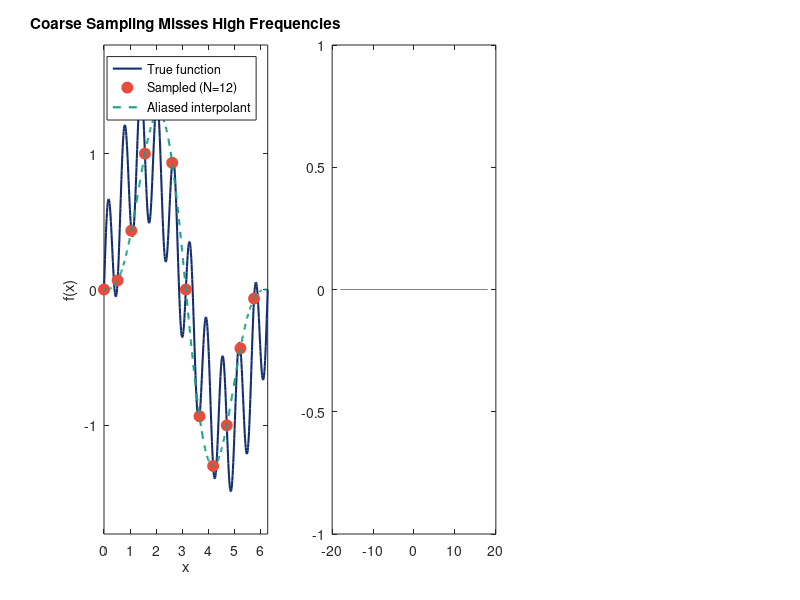

MATLAB code to generate this figure: (Note: this script raises an error after producing the figure.)
%% aliasing_demo.m
%
% Visualization of the aliasing phenomenon (Theorem 2: Poisson summation).
%
% When a function is sampled at N equispaced points, frequencies differing
% by multiples of N become indistinguishable. High frequencies "fold" onto
% low frequencies.
%
% Author: Dr. Denys Dutykh (Khalifa University, Abu Dhabi, UAE)
% Part of "Computational Etudes: A Spectral Approach"
% https://github.com/dutykh/computational-etudes

clear; close all; clc;

%% Configuration
% Colors
NAVY = [0.078 0.176 0.431];
CORAL = [0.906 0.298 0.235];
TEAL = [0.086 0.627 0.522];
PURPLE = [0.608 0.349 0.714];

% Output path
script_dir = fileparts(mfilename('fullpath'));
output_dir = fullfile(script_dir, '..', '..', '..', 'textbook', 'figures', 'ch06_smoothness', 'matlab');
output_file = fullfile(output_dir, 'aliasing_visualization.pdf');

if ~exist(output_dir, 'dir')
    mkdir(output_dir);
end

%% Create figure with 3 panels
fig = figure('Units', 'inches', 'Position', [1, 1, 12, 4]);

%% Panel 1: Coarse sampling misses oscillations
subplot(1, 3, 1);

% Function with low and high frequency content
f = @(x) sin(x) + 0.5 * sin(10*x);

x_fine = linspace(0, 2*pi, 500);
N_coarse = 12;
x_coarse = linspace(0, 2*pi, N_coarse+1);
x_coarse = x_coarse(1:end-1);

% Aliased interpolant: sin(10x) -> sin(10x - 12x) = sin(-2x)
f_aliased = @(x) sin(x) - 0.5 * sin(2*x);

plot(x_fine, f(x_fine), '-', 'Color', NAVY, 'LineWidth', 1.5, ...
     'DisplayName', 'True function');
hold on;
plot(x_coarse, f(x_coarse), 'o', 'Color', CORAL, 'MarkerSize', 8, ...
     'MarkerFaceColor', CORAL, 'DisplayName', sprintf('Sampled (N=%d)', N_coarse));
plot(x_fine, f_aliased(x_fine), '--', 'Color', TEAL, 'LineWidth', 1.5, ...
     'DisplayName', 'Aliased interpolant');

xlabel('x');
ylabel('f(x)');
title('Coarse Sampling Misses High Frequencies');
legend('Location', 'northeast', 'FontSize', 9);
xlim([0, 2*pi]);
ylim([-1.8, 1.8]);
box on;

%% Panel 2: Frequency folding schematic
subplot(1, 3, 2);

N = 12;
nyquist = N / 2;

% Frequency axis
plot([-18, 18], [0, 0], 'Color', [0.5 0.5 0.5], 'LineWidth', 0.5);
hold on;

% Nyquist boundaries
xline(-nyquist, '--', 'Color', [0.5 0.5 0.5], 'LineWidth', 1);
xline(nyquist, '--', 'Color', [0.5 0.5 0.5], 'LineWidth', 1);

% Shade resolved region
fill([-nyquist, nyquist, nyquist, -nyquist], [-0.8, -0.8, 0.8, 0.8], ...
     TEAL, 'FaceAlpha', 0.2, 'EdgeColor', 'none');
text(0, 0.6, {'Resolved', 'frequencies'}, 'HorizontalAlignment', 'center', ...
     'FontSize', 10, 'Color', TEAL);

% k=10 folds to k=-2
k_original = 10;
k_aliased = k_original - N;  % = -2
annotation('arrow', [0.55, 0.47], [0.65, 0.65], 'Color', CORAL, 'LineWidth', 2);
plot(k_original, 0.3, 'o', 'Color', CORAL, 'MarkerSize', 8, 'MarkerFaceColor', CORAL);
text(k_original, 0.45, sprintf('k=%d', k_original), 'HorizontalAlignment', 'center', ...
     'FontSize', 10, 'Color', CORAL);
text((k_original + k_aliased)/2, 0.5, 'folds to', 'HorizontalAlignment', 'center', ...
     'FontSize', 9, 'Color', CORAL);

% k=-10 folds to k=2
k_original2 = -10;
k_aliased2 = k_original2 + N;  % = 2
annotation('arrow', [0.45, 0.53], [0.35, 0.35], 'Color', PURPLE, 'LineWidth', 2);
plot(k_original2, -0.3, 'o', 'Color', PURPLE, 'MarkerSize', 8, 'MarkerFaceColor', PURPLE);
text(k_original2, -0.45, sprintf('k=%d', k_original2), 'HorizontalAlignment', 'center', ...
     'FontSize', 10, 'Color', PURPLE);

% Labels for boundaries
text(-nyquist, -0.7, {'-N/2', sprintf('=%d', -nyquist)}, 'HorizontalAlignment', 'center', ...
     'FontSize', 10, 'Color', [0.5 0.5 0.5]);
text(nyquist, -0.7, {'N/2', sprintf('=%d', nyquist)}, 'HorizontalAlignment', 'center', ...
     'FontSize', 10, 'Color', [0.5 0.5 0.5]);

xlabel('Wavenumber k');
title(sprintf('Frequency Folding (N=%d)', N));
xlim([-18, 18]);
ylim([-1, 1]);
set(gca, 'YTick', []);
box on;

%% Panel 3: True vs aliased spectrum
subplot(1, 3, 3);

% Function with significant high-frequency content
g = @(x) 1 ./ (1.5 + cos(x));

% Fine spectrum (truth)
N_fine = 128;
x_fine = linspace(0, 2*pi, N_fine+1);
x_fine = x_fine(1:end-1);
g_hat_fine = abs(fft(g(x_fine))) / N_fine;

% Coarse spectrum (aliased)
N_coarse = 16;
x_coarse = linspace(0, 2*pi, N_coarse+1);
x_coarse = x_coarse(1:end-1);
g_hat_coarse = abs(fft(g(x_coarse))) / N_coarse;

k_fine = 0:N_fine/2;
k_coarse = 0:N_coarse/2;

semilogy(k_fine, g_hat_fine(1:N_fine/2+1), 'o-', 'Color', NAVY, ...
         'MarkerSize', 3, 'LineWidth', 1, 'DisplayName', 'True spectrum (N=128)');
hold on;
semilogy(k_coarse, g_hat_coarse(1:N_coarse/2+1), 's-', 'Color', CORAL, ...
         'MarkerSize', 6, 'LineWidth', 1.5, 'DisplayName', sprintf('Aliased spectrum (N=%d)', N_coarse));

xline(N_coarse/2, '--', 'Color', [0.5 0.5 0.5], 'LineWidth', 1, 'HandleVisibility', 'off');
text(N_coarse/2 + 1, 1e-1, {'Nyquist', sprintf('(N/2=%d)', N_coarse/2)}, ...
     'FontSize', 9, 'Color', [0.5 0.5 0.5]);

xlabel('Wavenumber k');
ylabel('|\^g_k|');
title('True vs. Aliased Spectrum');
legend('Location', 'northeast', 'FontSize', 9);
xlim([-1, 50]);
ylim([1e-10, 1e1]);
box on;

%% Save figure
exportgraphics(fig, output_file, 'ContentType', 'vector');
exportgraphics(fig, strrep(output_file, '.pdf', '.png'), 'Resolution', 300);

fprintf('Figure saved to: %s\n', output_file);

close(fig);
